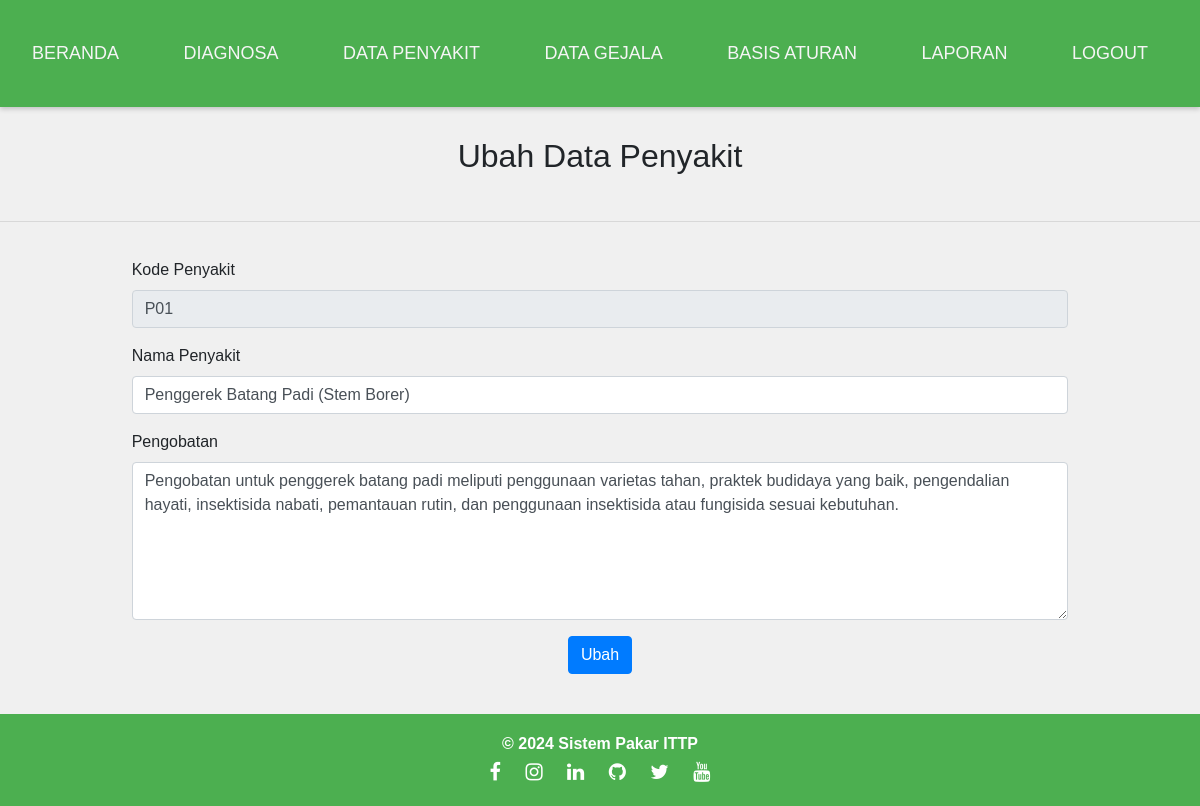
Before: /index.php?open=Penyakit-Edit&kode=P01 (signed in) with the older database file.
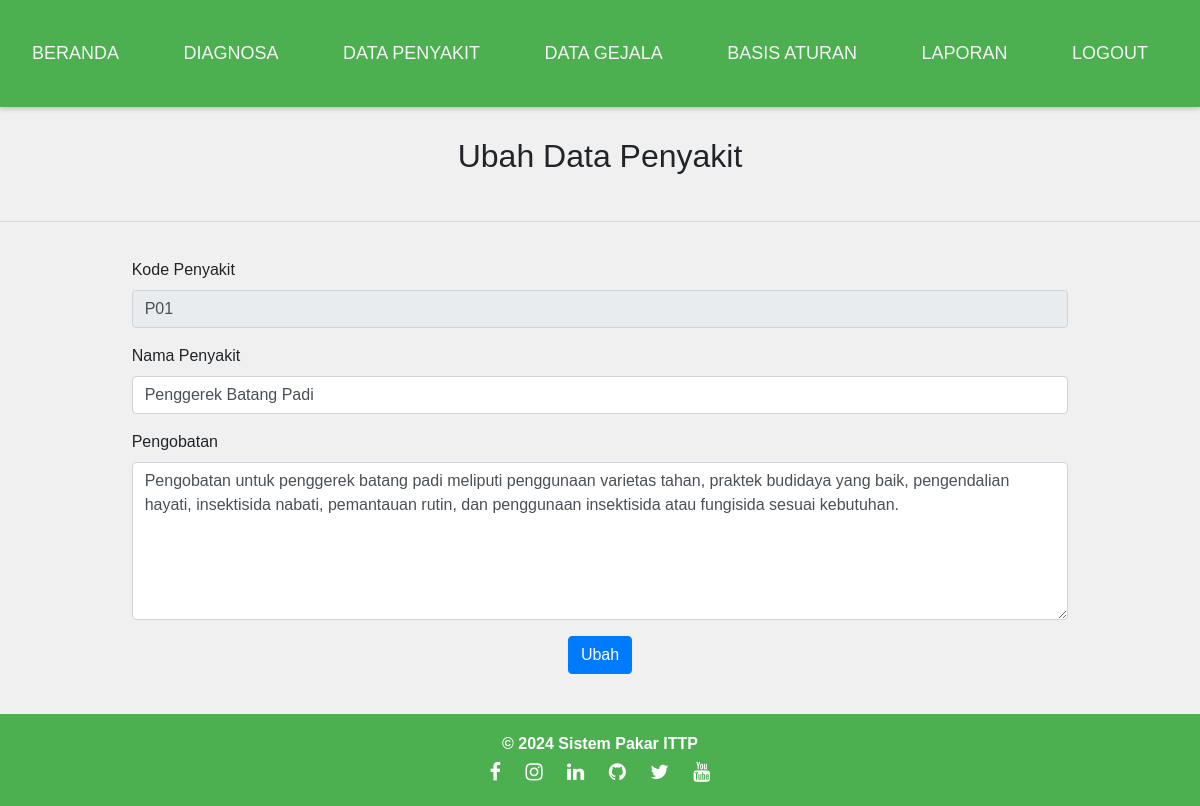
After: the same page with the newer database file.
### tables this page shows
CREATE TABLE `tblpenyakit` (
  `kd_penyakit` varchar(7) NOT NULL,
  `nm_penyakit` varchar(40) NOT NULL,
  `nl_penyakit` float NOT NULL,
  `pengobatan` text NOT NULL
);

### pages_penyakit/penyakit_edit.php (the view, shortened to what this page needs)
<div class="container d-flex justify-content-center">
    <center><h2>Ubah Data Penyakit</h2></center>
</div>
<hr>
<?php
include "lib/koneksi.php";
?>
<?php
$kdpenyakit = $_GET['kode'];
$data = mysqli_query($konek, "select * from tblpenyakit where kd_penyakit='$kdpenyakit'");
$hasil = mysqli_fetch_array($data);
?>
<div class="container d-flex justify-content-center">
<div class="col-lg-10">
<form action="<?php $_SERVER['PHP_SELF'];?>" method="post">
        <div class="form-group">
             <label for="kd_penyakit">Kode Penyakit</label>
             <input type="text" class="form-control" id="kd_penyakit" name="kd_penyakit" size="14" value="<?php echo $hasil['kd_penyakit']; ?>" readonly="readonly" />
        </div>
        <div class="form-group">
          <label for="nm_penyakit">Nama Penyakit</label>
          <input type="text" class="form-control" id="nm_penyakit" name="nm_penyakit" maxlength="100" value="<?php echo $hasil['nm_penyakit']; ?>" autofocus>
        </div>
        <div class="form-group">
          <label for="pengobatan">Pengobatan</label>
          <textarea class="form-control" id="pengobatan" name="pengobatan" rows="6"><?php echo $hasil['pengobatan']; ?></textarea>
        </div>
        <div class="text-center">
          <button type="submit" class="btn btn-primary" name="btnsimpan">Ubah</button>
        </div>
    </form>
    </div>
</div>

Changed rows visible on the page:
changed tblpenyakit "P01": nm_penyakit "Penggerek Batang Padi (Stem Borer)" → "Penggerek Batang Padi"
